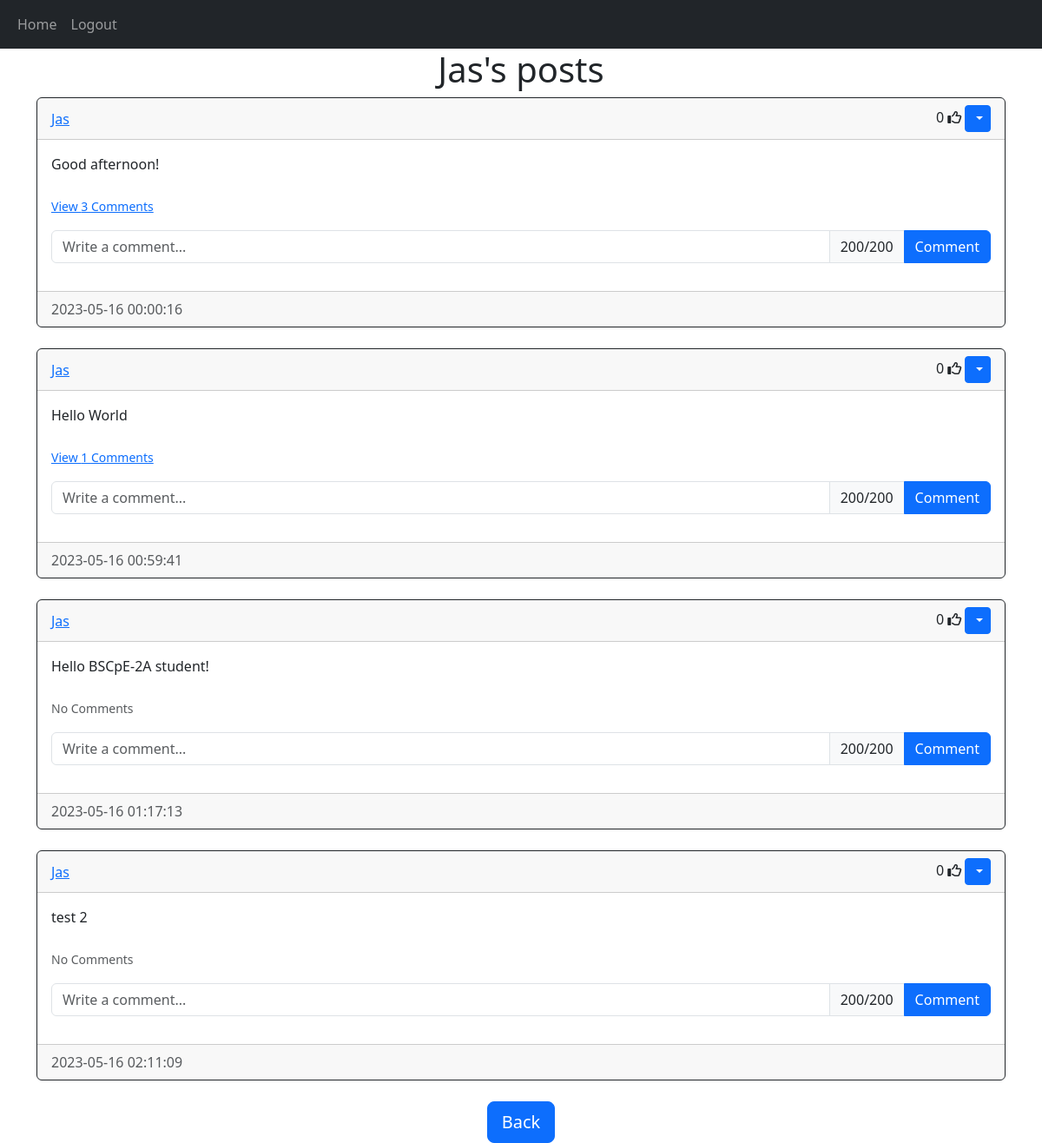
Page /posts/Jas (signed in) on the committed database.
### website/models.py (models this page shows)
class User(db.Model, UserMixin):
    id = db.Column(db.Integer, primary_key=True)
    email = db.Column(db.String(150), unique=True)
    username = db.Column(db.String(150), unique=True)
    password = db.Column(db.String(150))
    date_created = db.Column(db.DateTime(timezone=True), default=func.now())
    posts = db.relationship('Post', backref='user', passive_deletes=True)
    comments = db.relationship('Comment', backref='user', passive_deletes=True)
    likes = db.relationship('Like', backref='user', passive_deletes=True)

class Post(db.Model):
    id = db.Column(db.Integer, primary_key=True)
    text = db.Column(db.Text, nullable=False)
    date_created = db.Column(db.DateTime(timezone=True), default=func.now())
    author = db.Column(db.Integer, db.ForeignKey('user.id', ondelete='CASCADE'))
    comments = db.relationship('Comment', backref='post', passive_deletes=True)
    likes = db.relationship('Like', backref='post', passive_deletes=True)

### website/views.py (the view)
@views.route("/posts/<username>")
@login_required
def posts(username):
    user = User.query.filter_by(username=username).first()
    if not user:
        flash('No user with that username exists.', category='error')
        return redirect(url_for('views.home'))
    posts = user.posts
    return render_template("posts.html", user=current_user, posts=posts, username=username)

### website/__init__.py (called while the page is built)
def create_app():
    app = Flask(__name__)
    app.config['SECRET_KEY'] = "helloworld"
    app.config['SQLALCHEMY_DATABASE_URI'] = f'sqlite:///{Mozarwebsite}'
    db.init_app(app)
    from .views import views
    from .auth import auth
    app.register_blueprint(views, url_prefix="/")
    app.register_blueprint(auth, url_prefix="/")
    from .models import User, Post, Comment
    create_database(app)
    login_manager = LoginManager()
    login_manager.login_view = "auth.login"
    login_manager.init_app(app)
    @login_manager.user_loader
    def load_user(id):
        return User.query.get(int(id))
    return app

### website/templates/posts.html (shortened to what this page needs)
{% extends "posts_div.html" %}
{% block header %}
{{username}}'s posts
{% endblock %}
{% block footer %}
<div align="center">
    <a href="/home">
        <button type="button" class="btn btn-primary btn-lg">Back</button>
    </a>
</div>
{% endblock %}

### website/templates/posts_div.html (shortened to what this page needs)
{% extends "base.html" %}
{% block content %}
<h1 align="center">{% block header %}Posts{% endblock %}</h1>
<div id="posts">
    {% for post in posts %}
    <div class="card border-dark">
        <div class="card-header d-flex justify-content-between align-items-center">
            <a href="/posts/{{post.user.username}}">{{post.user.username}}</a>
            <div>
                <span id="likes-count-{{post.id}}">
                    {{ post.likes|length }}</span>
                    {% if user.id in post.likes|map(attribute="author")|list %}
                    <i
                      class="fas fa-thumbs-up"
                      id="like-button-{{post.id}}"
                      onclick="like('{{post.id}}')"
                    ></i>
                    {% else %}
                    <i
                      class="far fa-thumbs-up"
                      id="like-button-{{post.id}}"
                      onclick="like('{{post.id}}')"
                    ></i>
                    {% endif %} {% if user.id == post.author %}
                <div class="btn-group">
                    <button
                        type="button"
                        class="btn btn-sm btn-primary dropdown-toggle"
                        data-bs-toggle="dropdown">
                    </button>
                </div>
                {% endif %}
            </div>
        </div>
        <div class="card-body">
            <div class="card-text">{{post.text}}</div>
            <br />
            <p class="card-text">
                {% if post.comments|length > 0 %}
                <a data-bs-toggle="collapse" href="#comments-{{post.id}}" role="button">
                  <small>View {{post.comments|length}} Comments</small>
                </a>
                {% else %}
                <small class="text-muted">No Comments</small>
                {% endif %}
            </p>
            <form class="input-group mb-3" method='POST' action="/create-comment/{{post.id}}">
                <input type="text" name="text" class="form-control" placeholder="Write a comment..."
                maxlength="200" required>
                <span class="input-group-text"><span id="comment-counter">200</span>/200</span>
                <button type="submit" class="btn btn-primary">Comment</button>
            </form>
        </div>
        <div class="card-footer text-muted">
            {{post.date_created}}
        </div>
    </div>
    <br/>
    {% endfor %}
</div>
{% block footer %}{% endblock %}
{% endblock %}

### website/templates/base.html (shortened to what this page needs)
<!DOCTYPE html>
<html lang="en">
<head>
    <link
      href="https://cdn.jsdelivr.net/npm/bootstrap@5.3.0-alpha3/dist/css/bootstrap.min.css"
      rel="stylesheet"
    />
</head>
<body>
    <nav class="navbar navbar-expand-lg navbar-dark bg-dark">
        <div class="container-fluid">
          <div class="collapse navbar-collapse" id="navbar">
            <ul class="navbar-nav">
              <li class="nav-item">
                <a class="nav-link" href="/home">Home</a>
              </li>
              {% if user.is_authenticated %}
              <li class="nav-item">
                <a class="nav-link" href="/logout">Logout</a>
              </li>
              {% endif %}
            </ul>
          </div>
        </div>
      </nav>
    <div class="container">{% block content %}{% endblock %}</div>
</body>
</html>

### rows in the picture
User: username "Jas"
Post: user.username "Jas", likes|length "0", text "Good afternoon!", comments|length "3", date_created "2023-05-16 00:00:16"
Post: user.username "Jas", likes|length "0", text "Hello World", comments|length "1", date_created "2023-05-16 00:59:41"
Post: user.username "Jas", likes|length "0", text "Hello BSCpE-2A student!", shows "No Comments", date_created "2023-05-16 01:17:13"
Post: user.username "Jas", likes|length "0", text "test 2", shows "No Comments", date_created "2023-05-16 02:11:09"
